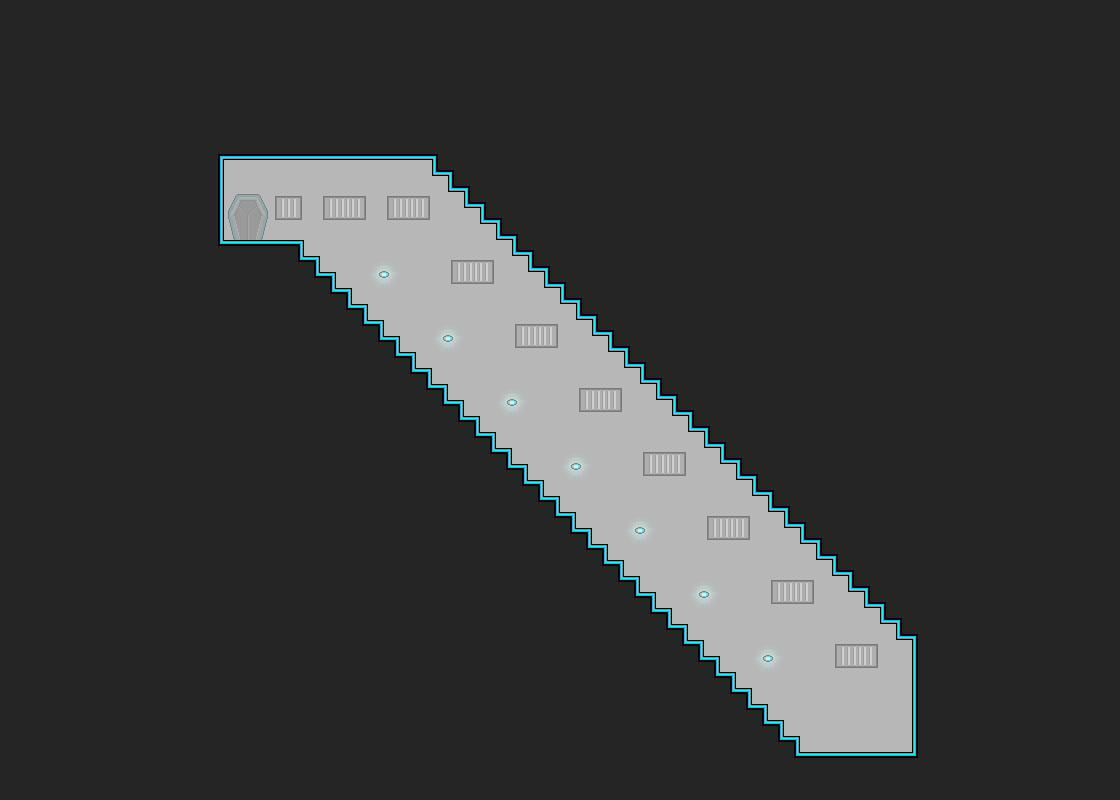

This is a level from a 2D game, rendered from its Tiled map with the project's own tilesets. A one-line summary and the map file follow, with tile-layer data summarised:
An orthogonal 70x50 tile map with 16x16 px tiles, 1 tile layer (Tile Layer 1), 2 tilesets and 16 objects (script_SParadoxFall).

<map version="1.0" orientation="orthogonal" renderorder="right-down" width="70" height="50" tilewidth="16" tileheight="16">
 <tileset firstgid="1" source="main.tsx" />
 <tileset firstgid="501" source="objects.tsx" />
 <layer name="Tile Layer 1" width="70" height="50">
  <data>[3500 cells, 3500 non-empty, 31 distinct tile ids]</data>
 </layer>
 <objectgroup name="Object Layer 1">
  <object name="script_SParadoxFall" x="665.5" y="504.333" width="125.5" height="127.833" />
  <object gid="501" x="215.333" y="251" />
  <object gid="505" x="248" y="256" />
  <object gid="505" x="312" y="312.333" />
  <object gid="505" x="456" y="456.333" />
  <object gid="505" x="439.667" y="440" />
  <object gid="505" x="616.333" y="616.667" />
  <object gid="505" x="776" y="776.667" />
  <object gid="505" x="808.333" y="777.333" />
  <object gid="505" x="823" y="777.333" />
  <object gid="505" x="872.333" y="778.333" />
  <object gid="503" x="791.333" y="744" />
  <object gid="503" x="807.333" y="695.667" />
  <object gid="503" x="599.5" y="504" />
  <object gid="503" x="520.364" y="503.818" />
  <object gid="503" x="504.25" y="392.25" />
 </objectgroup>
</map>
